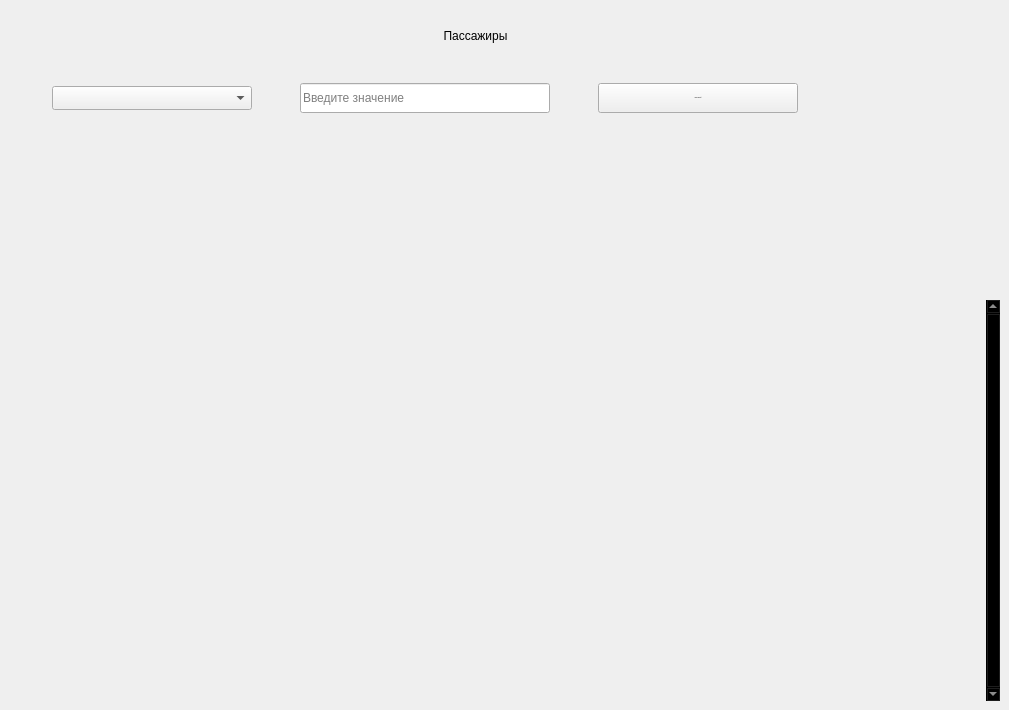
             <widget class="QWidget" name="people_widget">
              <widget class="QTableView" name="table_people">
               <property name="geometry">
                <rect>
                 <x>10</x>
                 <y>300</y>
                 <width>990</width>
                 <height>401</height>
                </rect>
               </property>
               <property name="sizePolicy">
                <sizepolicy hsizetype="Expanding" vsizetype="Expanding">
                 <horstretch>0</horstretch>
                 <verstretch>0</verstretch>
                </sizepolicy>
               </property>
               <property name="palette">
                <palette>
                 <active>
                  <colorrole role="WindowText">
                   <brush brushstyle="SolidPattern">
                    <color alpha="255">
                     <red>221</red>
                     <green>221</green>
                     <blue>221</blue>
                    </color>
                   </brush>
                  </colorrole>
                  <colorrole role="Button">
                   <brush brushstyle="SolidPattern">
                    <color alpha="0">
                     <red>0</red>
                     <green>0</green>
                     <blue>0</blue>
                    </color>
                   </brush>
                  </colorrole>
                  <colorrole role="Text">
                   <brush brushstyle="SolidPattern">
                    <color alpha="255">
                     <red>221</red>
                     <green>221</green>
                     <blue>221</blue>
                    </color>
                   </brush>
                  </colorrole>
                  <colorrole role="ButtonText">
                   <brush brushstyle="SolidPattern">
                    <color alpha="255">
                     <red>221</red>
                     <green>221</green>
                     <blue>221</blue>
                    </color>
                   </brush>
                  </colorrole>
                  <colorrole role="Base">
                   <brush brushstyle="NoBrush">
                    <color alpha="255">
                     <red>0</red>
                     <green>0</green>
                     <blue>0</blue>
                    </color>
                   </brush>
                  </colorrole>
                  <colorrole role="Window">
                   <brush brushstyle="SolidPattern">
                    <color alpha="0">
                     <red>0</red>
                     <green>0</green>
                     <blue>0</blue>
                    </color>
                   </brush>
                  </colorrole>
                  <colorrole role="PlaceholderText">
                   <brush brushstyle="SolidPattern">
                    <color alpha="128">
                     <red>221</red>
                     <green>221</green>
                     <blue>221</blue>
                    </color>
                   </brush>
                  </colorrole>
                 </active>
                 <inactive>
                  <colorrole role="WindowText">
                   <brush brushstyle="SolidPattern">
                    <color alpha="255">
                     <red>221</red>
                     <green>221</green>
                     <blue>221</blue>
                    </color>
                   </brush>
                  </colorrole>
                  <colorrole role="Button">
                   <brush brushstyle="SolidPattern">
                    <color alpha="0">
                     <red>0</red>
                     <green>0</green>
                     <blue>0</blue>
                    </color>
                   </brush>
                  </colorrole>
                  <colorrole role="Text">
                   <brush brushstyle="SolidPattern">
                    <color alpha="255">
                     <red>221</red>
                     <green>221</green>
                     <blue>221</blue>
                    </color>
                   </brush>
                  </colorrole>
                  <colorrole role="ButtonText">
                   <brush brushstyle="SolidPattern">
                    <color alpha="255">
                     <red>221</red>
                     <green>221</green>
                     <blue>221</blue>
                    </color>
                   </brush>
                  </colorrole>
                  <colorrole role="Base">
                   <brush brushstyle="NoBrush">
                    <color alpha="255">
                     <red>0</red>
                     <green>0</green>
                     <blue>0</blue>
                    </color>
                   </brush>
                  </colorrole>
                  <colorrole role="Window">
                   <brush brushstyle="SolidPattern">
                    <color alpha="0">
                     <red>0</red>
                     <green>0</green>
                     <blue>0</blue>
                    </color>
                   </brush>
                  </colorrole>
                  <colorrole role="PlaceholderText">
                   <brush brushstyle="SolidPattern">
                    <color alpha="128">
                     <red>221</red>
                     <green>221</green>
                     <blue>221</blue>
                    </color>
                   </brush>
                  </colorrole>
                 </inactive>
                 <disabled>
                  <colorrole role="WindowText">
                   <brush brushstyle="SolidPattern">
                    <color alpha="255">
                     <red>221</red>
                     <green>221</green>
                     <blue>221</blue>
                    </color>
                   </brush>
                  </colorrole>
                  <colorrole role="Button">
                   <brush brushstyle="SolidPattern">
                    <color alpha="0">
                     <red>0</red>
                     <green>0</green>
                     <blue>0</blue>
                    </color>
                   </brush>
                  </colorrole>
                  <colorrole role="Text">
                   <brush brushstyle="SolidPattern">
                    <color alpha="255">
                     <red>221</red>
                     <green>221</green>
                     <blue>221</blue>
                    </color>
                   </brush>
                  </colorrole>
                  <colorrole role="ButtonText">
                   <brush brushstyle="SolidPattern">
                    <color alpha="255">
                     <red>221</red>
                     <green>221</green>
                     <blue>221</blue>
                    </color>
                   </brush>
                  </colorrole>
                  <colorrole role="Base">
                   <brush brushstyle="NoBrush">
                    <color alpha="255">
                     <red>0</red>
                     <green>0</green>
                     <blue>0</blue>
                    </color>
                   </brush>
                  </colorrole>
                  <colorrole role="Window">
                   <brush brushstyle="SolidPattern">
                    <color alpha="0">
                     <red>0</red>
                     <green>0</green>
                     <blue>0</blue>
                    </color>
                   </brush>
                  </colorrole>
                  <colorrole role="PlaceholderText">
                   <brush brushstyle="SolidPattern">
                    <color alpha="128">
                     <red>221</red>
                     <green>221</green>
                     <blue>221</blue>
                    </color>
                   </brush>
                  </colorrole>
                 </disabled>
                </palette>
               </property>
               <property name="frameShape">
                <enum>QFrame::NoFrame</enum>
               </property>
               <property name="verticalScrollBarPolicy">
                <enum>Qt::ScrollBarAlwaysOn</enum>
               </property>
               <property name="sizeAdjustPolicy">
                <enum>QAbstractScrollArea::AdjustToContents</enum>
               </property>
               <property name="editTriggers">
                <set>QAbstractItemView::NoEditTriggers</set>
               </property>
               <property name="selectionMode">
                <enum>QAbstractItemView::SingleSelection</enum>
               </property>
               <property name="selectionBehavior">
                <enum>QAbstractItemView::SelectRows</enum>
               </property>
               <property name="showGrid">
                <bool>true</bool>
               </property>
               <property name="gridStyle">
                <enum>Qt::SolidLine</enum>
               </property>
               <property name="sortingEnabled">
                <bool>false</bool>
               </property>
               <attribute name="horizontalHeaderMinimumSectionSize">
                <number>210</number>
               </attribute>
               <attribute name="horizontalHeaderDefaultSectionSize">
                <number>210</number>
               </attribute>
               <attribute name="horizontalHeaderHighlightSections">
                <bool>true</bool>
               </attribute>
               <attribute name="verticalHeaderVisible">
                <bool>false</bool>
               </attribute>
               <attribute name="verticalHeaderCascadingSectionResizes">
                <bool>true</bool>
               </attribute>
               <attribute name="verticalHeaderDefaultSectionSize">
                <number>24</number>
               </attribute>
               <attribute name="verticalHeaderHighlightSections">
                <bool>false</bool>
               </attribute>
               <attribute name="verticalHeaderShowSortIndicator" stdset="0">
                <bool>false</bool>
               </attribute>
              </widget>
              <widget class="QWidget" name="horizontalLayoutWidget_3">
               <property name="geometry">
                <rect>
                 <x>10</x>
                 <y>80</y>
                 <width>831</width>
                 <height>36</height>
                </rect>
               </property>
               <layout class="QHBoxLayout" name="people_searchlLayout">
                <item>
                 <widget class="QComboBox" name="people_comboBox">
                  <property name="minimumSize">
                   <size>
                    <width>200</width>
                    <height>0</height>
                   </size>
                  </property>
                  <property name="maximumSize">
                   <size>
                    <width>200</width>
                    <height>16777215</height>
                   </size>
                  </property>
                  <property name="font">
                   <font>
                    <family>Segoe UI</family>
                    <pointsize>10</pointsize>
                    <italic>false</italic>
                    <bold>false</bold>
                   </font>
                  </property>
                  <property name="toolTipDuration">
                   <number>-1</number>
                  </property>
                  <property name="autoFillBackground">
                   <bool>false</bool>
                  </property>
                  <property name="styleSheet">
                   <string notr="true"/>
                  </property>
                  <property name="sizeAdjustPolicy">
                   <enum>QComboBox::AdjustToMinimumContentsLengthWithIcon</enum>
                  </property>
                  <property name="iconSize">
                   <size>
                    <width>16</width>
                    <height>16</height>
                   </size>
                  </property>
                  <property name="frame">
                   <bool>true</bool>
                  </property>
                  <item>
                   <property name="text">
                    <string/>
                   </property>
                  </item>
                  <item>
                   <property name="text">
                    <string>id_пассажира</string>
                   </property>
                  </item>
                  <item>
                   <property name="text">
                    <string>Фамилия</string>
                   </property>
                  </item>
                  <item>
                   <property name="text">
                    <string>Имя</string>
                   </property>
                  </item>
                  <item>
                   <property name="text">
                    <string>Статус</string>
                   </property>
                  </item>
                 </widget>
                </item>
                <item>
                 <widget class="QLineEdit" name="people_edit">
                  <property name="minimumSize">
                   <size>
                    <width>250</width>
                    <height>30</height>
                   </size>
                  </property>
                  <property name="maximumSize">
                   <size>
                    <width>250</width>
                    <height>16777215</height>
                   </size>
                  </property>
                  <property name="styleSheet">
                   <string notr="true"/>
                  </property>
                  <property name="text">
                   <string/>
                  </property>
                  <property name="placeholderText">
                   <string>Введите значение</string>
                  </property>
                 </widget>
                </item>
                <item>
                 <widget class="QPushButton" name="search_people_btn">
                  <property name="minimumSize">
                   <size>
                    <width>200</width>
                    <height>30</height>
                   </size>
                  </property>
                  <property name="maximumSize">
                   <size>
                    <width>200</width>
                    <height>16777215</height>
                   </size>
                  </property>
                  <property name="font">
                   <font>
                    <family>Segoe UI</family>
                    <pointsize>-1</pointsize>
                    <italic>false</italic>
                    <bold>false</bold>
                   </font>
                  </property>
                  <property name="cursor">
                   <cursorShape>PointingHandCursor</cursorShape>
                  </property>
                  <property name="styleSheet">
                   <string notr="true"/>
                  </property>
                  <property name="text">
                   <string>Поиск записей</string>
                  </property>
                  <property name="icon">
                   <iconset>
                    <normaloff>:/icons/images/icons/cil-folder-open.png</normaloff>:/icons/images/icons/cil-folder-open.png</iconset>
                  </property>
                 </widget>
                </item>
               </layout>
              </widget>
              <widget class="QLabel" name="title_label_people">
               <property name="geometry">
                <rect>
                 <x>320</x>
                 <y>20</y>
                 <width>311</width>
                 <height>31</height>
                </rect>
               </property>
               <property name="text">
                <string>Пассажиры</string>
               </property>
               <property name="alignment">
                <set>Qt::AlignCenter</set>
               </property>
              </widget>
             </widget>
